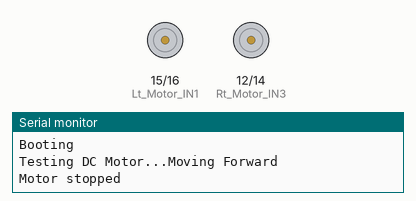
Simulated run of this sketch. Board: ESP32. Parts: motor-driver pin pairs drawn as motors (green arrow = first pin HIGH = forward, orange = second pin HIGH = backward, longer = more drive, scaled by the enable pin), the last lines printed to the serial monitor. WiFi joins after 1.5 s; servers stay silent unless stated.

Above: at 4.5 s.
At 9.7 s:
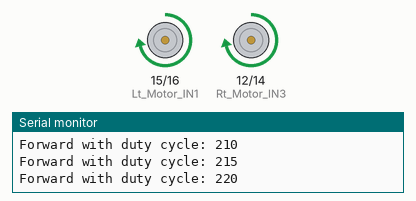
At 14.5 s:
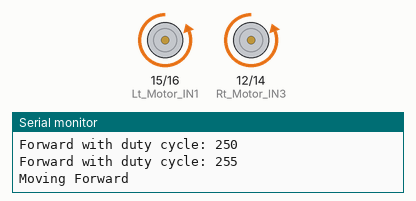
Timing chart, 0 to 17.1 s (numbered marks = the images above):
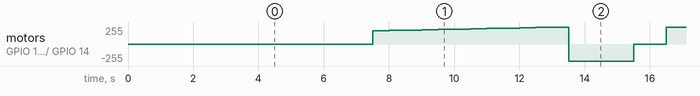

The sketch:

Diagnostics_Sketch_L298N_Working.ino
```cpp
/*
 *  This sketch is to be used for diagnostics via wifi
 *  The default sketch is comprised of two parts only.
 *    1. Initializing WiFi and OTA
 *    2. Initializing TelNet Serial Output/Input
 *  Anything else in this sketch is to be considered temporary for diagnostics only
 */


/*
 *  MowBot Pins
 *
 *  Sonar
 *  Ping                                                =   26
 *  Echo                                                =   27
 *
 *  Servo
 *  Pin                                                 =   4
 *
 *  Right Motor
 *  Rt_Motor_Speed  =   13
 *  Rt_Motor_IN3    =   12
 *  Rt_Motor_IN4    =   14
 *
 *  Left Motor
 *  Lt_Motor_Speed  =   5
 *  Lt_Motor_IN1    =   15
 *  Lt_Motor_IN2    =   16
 *
 *  Voltage Sensor
 *  Signal                                              =   35
 *  GPS/Compass
 *  GPS TX                                              =   17
 *  GPS RX                                              =   18
 *  Compass SDA                                         =   21
 *  Compass SDL                                         =   22
 *
 *  EMPTY PINS
 *  2
 *  0
 *  19
 *  23
 *  25
 *  33
 *  32
 *  34
 *  VN
 *  VP
 *
 */

#include <WiFi.h>
#include <ESPmDNS.h>
#include <WiFiUdp.h>
#include <ArduinoOTA.h>

const char* ssid = "chlabs_bot";
const char* password = "chlabsrobotseverywhere";
char otaHash[] = "ee59085accf685157a4c8cb7d1a76887";

// Right Motor
int Rt_Motor_Speed = 13;
int Rt_Motor_IN3 = 12;
int Rt_Motor_IN4 = 14;

// Left Motor
int Lt_Motor_Speed = 19;
int Lt_Motor_IN1 = 15;
int Lt_Motor_IN2 = 16;

// Setting PWM properties
const int freq = 30000;
const int pwmChannelRtMotor = 0;
const int pwmChannelLtMotor = 1;
const int resolution = 8;
int dutyCycle = 200;


void setup() {
  initOTA();

  // sets the Right motor pins as outputs:
  pinMode(Rt_Motor_IN3, OUTPUT);
  pinMode(Rt_Motor_IN4, OUTPUT);
  pinMode(Rt_Motor_Speed, OUTPUT);
  // sets the Left motor pins as outputs:
  pinMode(Lt_Motor_IN1, OUTPUT);
  pinMode(Lt_Motor_IN2, OUTPUT);
  pinMode(Lt_Motor_Speed, OUTPUT);

  // configure LED PWM functionalitites
  ledcSetup(pwmChannelRtMotor, freq, resolution);
  ledcSetup(pwmChannelLtMotor, freq, resolution);

  // attach the channel to the GPIO to be controlled
  ledcAttachPin(Rt_Motor_Speed, pwmChannelRtMotor);
  ledcAttachPin(Lt_Motor_Speed, pwmChannelLtMotor);

  Serial.begin(115200);

  // testing
  Serial.print("Testing DC Motor...");
}

void loop() {
  ArduinoOTA.handle();
  // Move the DC motor forward at maximum speed
  Serial.println("Moving Forward");
  digitalWrite(Lt_Motor_IN1, LOW);
  digitalWrite(Lt_Motor_IN2, HIGH);
  digitalWrite(Rt_Motor_IN3, LOW);
  digitalWrite(Rt_Motor_IN4, HIGH);
  delay(2000);

  // Stop the DC motor
  Serial.println("Motor stopped");
  digitalWrite(Lt_Motor_IN1, LOW);
  digitalWrite(Lt_Motor_IN2, LOW);
  digitalWrite(Rt_Motor_IN3, LOW);
  digitalWrite(Rt_Motor_IN4, LOW);
  delay(1000);

  // Move DC motor backwards at maximum speed
  Serial.println("Moving Backwards");
  digitalWrite(Lt_Motor_IN1, HIGH);
  digitalWrite(Lt_Motor_IN2, LOW);
  digitalWrite(Rt_Motor_IN3, HIGH);
  digitalWrite(Rt_Motor_IN4, LOW);
  delay(2000);

  // Stop the DC motor
  Serial.println("Motor stopped");
  digitalWrite(Lt_Motor_IN1, LOW);
  digitalWrite(Lt_Motor_IN2, LOW);
  digitalWrite(Rt_Motor_IN3, LOW);
  digitalWrite(Rt_Motor_IN4, LOW);
  delay(1000);

  // Move DC motor forward with increasing speed
  digitalWrite(Lt_Motor_IN1, HIGH);
  digitalWrite(Lt_Motor_IN2, LOW);
  digitalWrite(Rt_Motor_IN3, HIGH);
  digitalWrite(Rt_Motor_IN4, LOW);
  while (dutyCycle <= 255){
    ledcWrite(pwmChannelRtMotor, dutyCycle);
    ledcWrite(pwmChannelLtMotor, dutyCycle);
    Serial.print("Forward with duty cycle: ");
    Serial.println(dutyCycle);
    dutyCycle = dutyCycle + 5;
    delay(500);
  }
  dutyCycle = 200;    //    Change this value to adjust initial forward backward speed. Under 200 and some motors struggle
}

void initOTA()  {
  Serial.begin(115200);
  Serial.println("Booting");
  WiFi.mode(WIFI_STA);
  WiFi.begin(ssid, password);
  while (WiFi.waitForConnectResult() != WL_CONNECTED) {
    Serial.println("Connection Failed! Rebooting...");
    delay(5000);
    ESP.restart();
  }
  ArduinoOTA.setHostname("MowbotCalibration");
//  ArduinoOTA.setPasswordHash(otaHash);
  ArduinoOTA
    .onStart([]() {
      String type;
      if (ArduinoOTA.getCommand() == U_FLASH)
        type = "sketch";
      else // U_SPIFFS
        type = "filesystem";

      // NOTE: if updating SPIFFS this would be the place to unmount SPIFFS using SPIFFS.end()
      Serial.println("Start updating " + type);
    })
    .onEnd([]() {
      Serial.println("\nEnd");
    })
    .onProgress([](unsigned int progress, unsigned int total) {
      Serial.printf("OTA Update Progress: %u%%\r", (progress / (total / 100)));
    })
    .onError([](ota_error_t error) {
      Serial.printf("Error[%u]: ", error);
      if (error == OTA_AUTH_ERROR) Serial.println("Auth Failed");
      else if (error == OTA_BEGIN_ERROR) Serial.println("Begin Failed");
      else if (error == OTA_CONNECT_ERROR) Serial.println("Connect Failed");
      else if (error == OTA_RECEIVE_ERROR) Serial.println("Receive Failed");
      else if (error == OTA_END_ERROR) Serial.println("End Failed");
    });

  ArduinoOTA.begin();
}
```
